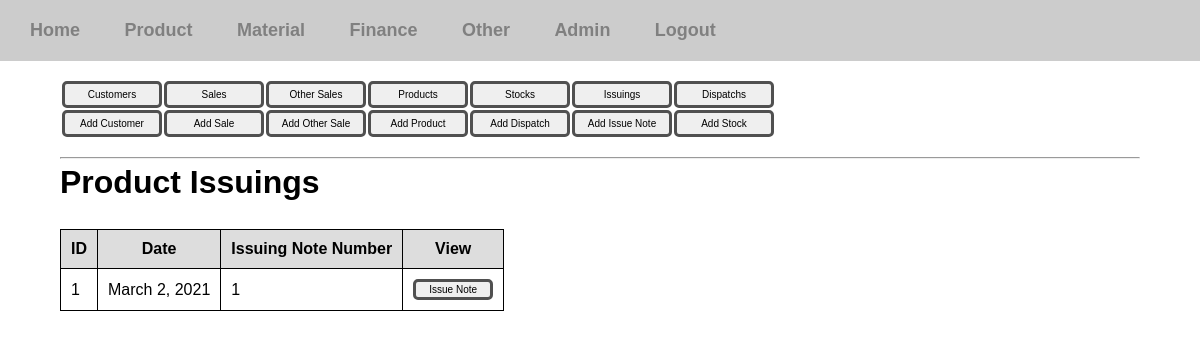
Page /inventory-manager/product-issuings/ (signed in) on the committed database.
### inventory_manager/models.py (models this page shows, shortened)
class ProductIssue(models.Model):
	issue_note_num = models.IntegerField()
	date = models.DateField()
	remarks = models.CharField(max_length=500, null=True, blank=True)

### inventory_manager/views/product.py (the view)
# urls.py: path('product-issuings/', product.issuing, name='issue-product-view'),
@login_required(login_url='/login')
def issuing(request):
	recodes = ProductIssue.objects.all()
	context = {'recodes':recodes}
	return render(request,'inventory_manager/product/issuing.html', context)

### templates/inventory_manager/product/issuing.html
{% extends 'inventory_manager/product.html' %}
{% block contentblock %}
	<h1>Product Issuings</h1>
	<br>
	{% if recodes %}
		<div class="table-div">
			<table class="view-table">
	    	<tr>
	    		<th>ID</th>
	    		<th>Date</th>
	    		<th>Issuing Note Number</th>
	    		<th>View</th>
	    	</tr>
	    	{% for recode in recodes %}
	    	    <tr>
	    	    	<td>{{ recode.id }}</td>
	    	    	<td>{{ recode.date }}</td>
	    	    	<td>{{ recode.issue_note_num }}</td>
	    	    	<td><a href="{% url 'view-issue-note' recode.issue_note_num %}"><button class="btn btn-sm">Issue Note</button></a></td>
	    	    </tr>
	    	{% endfor %}
	    </table>
		</div>
	{% else %}
		<p>There are no recodes.</p>
	{% endif %}
{% endblock %}

### static/css/styles.css (style rules this page uses)
* { margin: 0; padding: 0; box-sizing: border-box; }
body { font-family: sans-serif; }
a { text-decoration: none; color: gray; }
.body-content h1 { margin-top: 5px; }
.btn { padding: 5px 15px; border: 3px solid #505050; border-radius: 5px; width: 100px; font-size: 10px; }
.btn-sm { padding: 2px; width: 80px; }

### static/css/tables.css (style rules this page uses)
.view-table { margin: 10px 0px; border-collapse: collapse; }
.view-table th { background: #ddd; }
.view-table td,th { padding: 10px; border:1px solid black; }

### rows in the picture
ProductIssue: id "1", date "March 2, 2021", issue_note_num "1"
